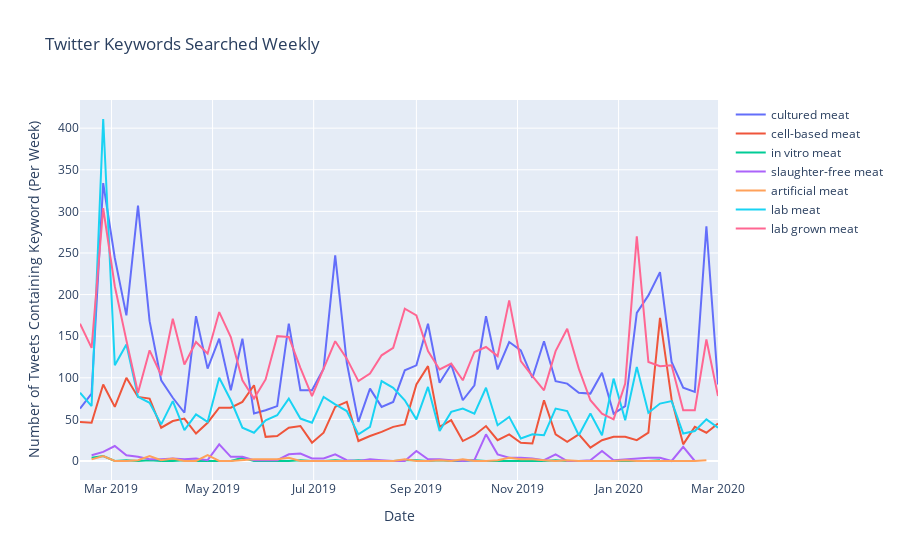

Source (notebook cell):
### Code cell
clean_meat_graph = graph_data(clean_meat_category_data, clean_meat_categories)
clean_meat_graph.show()
